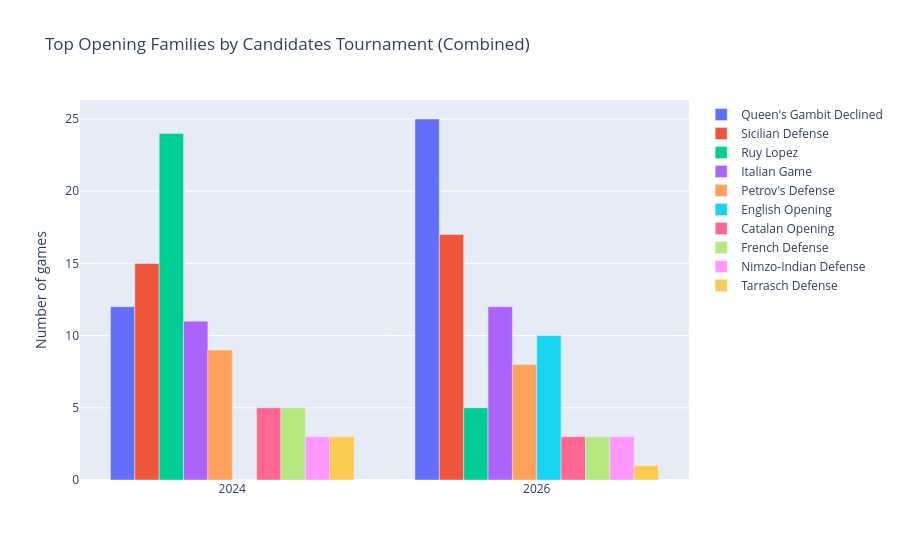

Notebook cell for this chart:
### Markdown cell above
## Combined (Open + Women, 2024 & 2026)

### Code cell
df_combined = pd.concat([
    df_open[df_open["tournament"].isin(["2024", "2026"])],
    df_women,
], ignore_index=True)

ct_combined = opening_chart(df_combined, "Top Opening Families by Candidates Tournament (Combined)")
opening_table(ct_combined)

### Figure 1 — Plotly figure (JSON) as saved in the notebook; plotly's stock layout.template omitted (floating-point values rounded to 4 significant figures)
{"data": [{"alignmentgroup": "True", "hovertemplate": "=%{x}<br>Number of games=%{y}<extra></extra>", "legendgroup": "Queen's Gambit Declined", "marker": {"color": "#636efa", "pattern": {"shape": ""}}, "name": "Queen's Gambit Declined", "offsetgroup": "Queen's Gambit Declined", "orientation": "v", "showlegend": true, "textposition": "auto", "type": "bar", "x": ["2024", "2026"], "xaxis": "x", "y": [12, 25], "yaxis": "y"}, {"alignmentgroup": "True", "hovertemplate": "=%{x}<br>Number of games=%{y}<extra></extra>", "legendgroup": "Sicilian Defense", "marker": {"color": "#EF553B", "pattern": {"shape": ""}}, "name": "Sicilian Defense", "offsetgroup": "Sicilian Defense", "orientation": "v", "showlegend": true, "textposition": "auto", "type": "bar", "x": ["2024", "2026"], "xaxis": "x", "y": [15, 17], "yaxis": "y"}, {"alignmentgroup": "True", "hovertemplate": "=%{x}<br>Number of games=%{y}<extra></extra>", "legendgroup": "Ruy Lopez", "marker": {"color": "#00cc96", "pattern": {"shape": ""}}, "name": "Ruy Lopez", "offsetgroup": "Ruy Lopez", "orientation": "v", "showlegend": true, "textposition": "auto", "type": "bar", "x": ["2024", "2026"], "xaxis": "x", "y": [24, 5], "yaxis": "y"}, {"alignmentgroup": "True", "hovertemplate": "=%{x}<br>Number of games=%{y}<extra></extra>", "legendgroup": "Italian Game", "marker": {"color": "#ab63fa", "pattern": {"shape": ""}}, "name": "Italian Game", "offsetgroup": "Italian Game", "orientation": "v", "showlegend": true, "textposition": "auto", "type": "bar", "x": ["2024", "2026"], "xaxis": "x", "y": [11, 12], "yaxis": "y"}, {"alignmentgroup": "True", "hovertemplate": "=%{x}<br>Number of games=%{y}<extra></extra>", "legendgroup": "Petrov's Defense", "marker": {"color": "#FFA15A", "pattern": {"shape": ""}}, "name": "Petrov's Defense", "offsetgroup": "Petrov's Defense", "orientation": "v", "showlegend": true, "textposition": "auto", "type": "bar", "x": ["2024", "2026"], "xaxis": "x", "y": [9, 8], "yaxis": "y"}, {"alignmentgroup": "True", "hovertemplate": "=%{x}<br>Number of games=%{y}<extra></extra>", "legendgroup": "English Opening", "marker": {"color": "#19d3f3", "pattern": {"shape": ""}}, "name": "English Opening", "offsetgroup": "English Opening", "orientation": "v", "showlegend": true, "textposition": "auto", "type": "bar", "x": ["2024", "2026"], "xaxis": "x", "y": [0, 10], "yaxis": "y"}, {"alignmentgroup": "True", "hovertemplate": "=%{x}<br>Number of games=%{y}<extra></extra>", "legendgroup": "Catalan Opening", "marker": {"color": "#FF6692", "pattern": {"shape": ""}}, "name": "Catalan Opening", "offsetgroup": "Catalan Opening", "orientation": "v", "showlegend": true, "textposition": "auto", "type": "bar", "x": ["2024", "2026"], "xaxis": "x", "y": [5, 3], "yaxis": "y"}, {"alignmentgroup": "True", "hovertemplate": "=%{x}<br>Number of games=%{y}<extra></extra>", "legendgroup": "French Defense", "marker": {"color": "#B6E880", "pattern": {"shape": ""}}, "name": "French Defense", "offsetgroup": "French Defense", "orientation": "v", "showlegend": true, "textposition": "auto", "type": "bar", "x": ["2024", "2026"], "xaxis": "x", "y": [5, 3], "yaxis": "y"}, {"alignmentgroup": "True", "hovertemplate": "=%{x}<br>Number of games=%{y}<extra></extra>", "legendgroup": "Nimzo-Indian Defense", "marker": {"color": "#FF97FF", "pattern": {"shape": ""}}, "name": "Nimzo-Indian Defense", "offsetgroup": "Nimzo-Indian Defense", "orientation": "v", "showlegend": true, "textposition": "auto", "type": "bar", "x": ["2024", "2026"], "xaxis": "x", "y": [3, 3], "yaxis": "y"}, {"alignmentgroup": "True", "hovertemplate": "=%{x}<br>Number of games=%{y}<extra></extra>", "legendgroup": "Tarrasch Defense", "marker": {"color": "#FECB52", "pattern": {"shape": ""}}, "name": "Tarrasch Defense", "offsetgroup": "Tarrasch Defense", "orientation": "v", "showlegend": true, "textposition": "auto", "type": "bar", "x": ["2024", "2026"], "xaxis": "x", "y": [3, 1], "yaxis": "y"}], "layout": {"barmode": "group", "legend": {"title": {"text": ""}, "tracegroupgap": 0}, "title": {"text": "Top Opening Families by Candidates Tournament (Combined)"}, "xaxis": {"anchor": "y", "domain": [0.0, 1.0], "title": {"text": ""}}, "yaxis": {"anchor": "x", "domain": [0.0, 1.0], "title": {"text": "Number of games"}}}}
